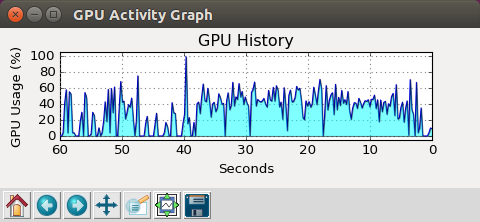

Python code for this plot:
#!/usr/bin/python
# MIT License
# Copyright (c) 2018 Jetsonhacks
import sys
import os
import numpy as np
import matplotlib.pyplot as plt
from matplotlib.animation import FuncAnimation
from collections import deque

gpuLoadFile="/sys/devices/gpu.0/load"
# On the Jetson TX1 this is a symbolic link to:
# gpuLoadFile="/sys/devices/platform/host1x/57000000.gpu/load"
# On the Jetson TX2, this is a symbolic link to:
# gpuLoadFile="/sys/devices/platform/host1x/17000000.gp10b/load"

fig = plt.figure(figsize=(6,2))
plt.subplots_adjust(top=0.85, bottom=0.30)
fig.set_facecolor('#F2F1F0')
fig.canvas.set_window_title('GPU Activity Graph')

# Subplot for the GPU activity
gpuAx = plt.subplot2grid((1,1), (0,0), rowspan=2, colspan=1)

# For the comparison
gpuLine, = gpuAx.plot([],[])

# The line points in x,y list form
gpuy_list = deque([0]*240)
gpux_list = deque(np.linspace(60,0,num=240))

fill_lines=0

def initGraph():
    global gpuAx
    global gpuLine
    global fill_lines


    gpuAx.set_xlim(60, 0)
    gpuAx.set_ylim(-5, 105)
    gpuAx.set_title('GPU History')
    gpuAx.set_ylabel('GPU Usage (%)')
    gpuAx.set_xlabel('Seconds');
    gpuAx.grid(color='gray', linestyle='dotted', linewidth=1)

    gpuLine.set_data([],[])
    fill_lines=gpuAx.fill_between(gpuLine.get_xdata(),50,0)

    return [gpuLine] + [fill_lines]

def updateGraph(frame):
    global fill_lines
    global gpuy_list
    global gpux_list
    global gpuLine
    global gpuAx

 
    # Now draw the GPU usage
    gpuy_list.popleft()
    with open(gpuLoadFile, 'r') as gpuFile:
      fileData = gpuFile.read()
    # The GPU load is stored as a percentage * 10, e.g 256 = 25.6%
    gpuy_list.append(int(fileData)/10)
    gpuLine.set_data(gpux_list,gpuy_list)
    fill_lines.remove()
    fill_lines=gpuAx.fill_between(gpux_list,0,gpuy_list, facecolor='cyan', alpha=0.50)

    return [gpuLine] + [fill_lines]


# Keep a reference to the FuncAnimation, so it does not get garbage collected
animation = FuncAnimation(fig, updateGraph, frames=200,
                    init_func=initGraph,  interval=250, blit=True)

plt.show()
